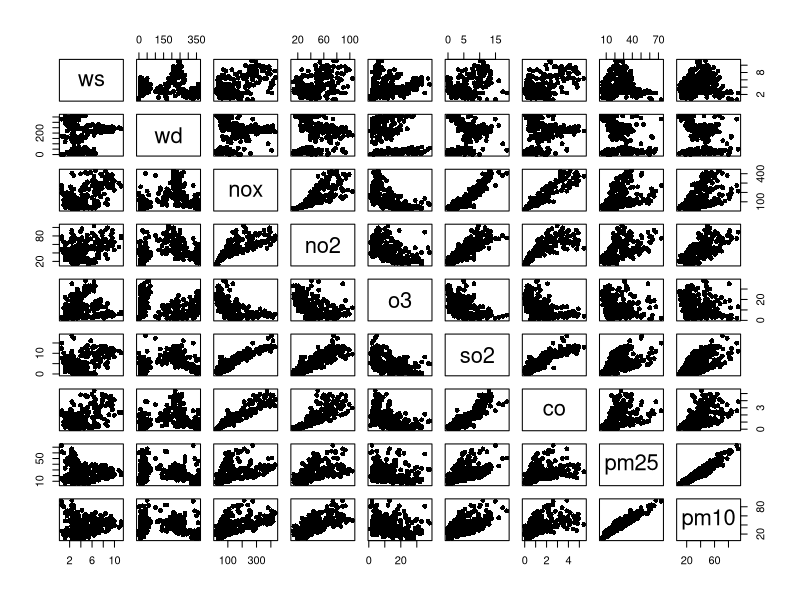

The R script that drew this image:
# Some preliminary analysis for potential data for 333 prject 
setwd('/Users/Qihong/Code/github/STAT333_Project')
rm(list = ls())
library(GGally)
library(car)
library(plyr)
mydata = read.csv('databases/OpenAir_example_data_long.csv')
dim(mydata)

# eliminate rows with missing values (NA)
mydata = mydata[complete.cases(mydata), ]
# switch the response variables to the end of the dataframe
mydata[length(mydata) + 1] = mydata[7]
mydata[7] = NULL
colnames(mydata)[10] = 'pm10'

# temp: trim the dimentionality of the input space (to plot data)
mydataTrim = data.frame(mydata[1:300,2:10])

# glance at the data
head(mydata)
summary(mydata)
# ggpairs(mydataTrim)
plot(mydataTrim, pch = 16)

# fit all air quality measures (with all interaction)
lm.fit_all = lm (mydata$pm10 ~ mydata$nox * mydata$no2 * mydata$o3 * mydata$so2 * mydata$co)
summary(lm.fit_all)
anova(lm.fit_all)
Anova(lm.fit_all, type = 'III')

####### TODO ##############
## check auto-correlations
## check multicolinearity
## variable selections
## residual analysis
## standardization
## regularization 
###########################